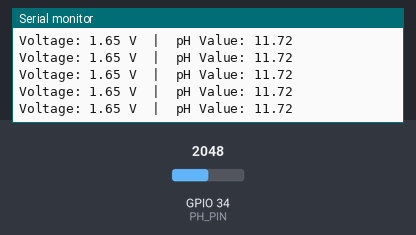
A sketch run on a simulated ESP32. Shown: the last lines printed to the serial monitor. Inputs (shaded band) come from the test bench; at power-on: GPIO 34 (PH_PIN) = 2048.

Above: at 1.2 s.
1.3 s: GPIO 34 (PH_PIN) set to 2866
At 1.56 s:
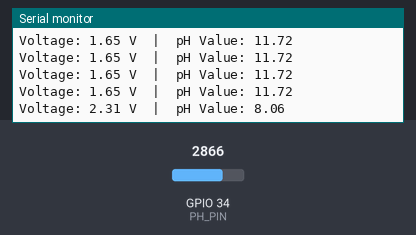
2.8 s: GPIO 34 (PH_PIN) set to 3603
At 2.96 s:
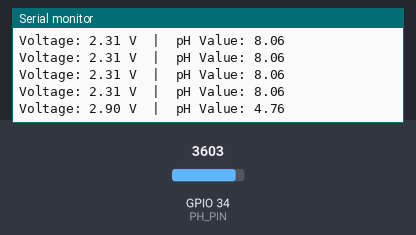
Timing chart, 0 to 5.8 s (numbered marks = the images above; inputs shaded):
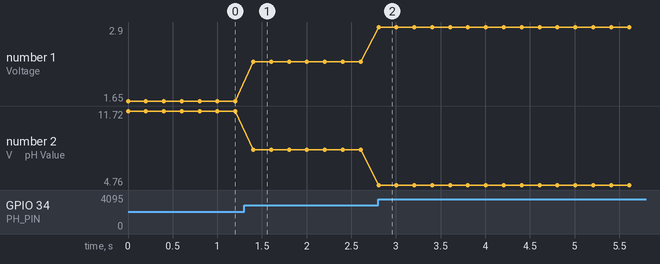

The sketch:

PH.ino
```cpp
#define PH_PIN 34      // Analog pin connected to pH sensor
float voltage = 0.0;
float phValue = 0.0;

void setup()
{
  Serial.begin(115200);
  pinMode(PH_PIN, INPUT);
}

void loop()
{
  int sensorValue = analogRead(PH_PIN);   // Read analog value

  voltage = sensorValue * (3.3 / 4095.0); // Convert to voltage (ESP32 ADC)

  // Convert voltage to pH value
  // Formula depends on sensor calibration
  phValue = 7 + ((2.5 - voltage) / 0.18);

  Serial.print("Voltage: ");
  Serial.print(voltage);
  Serial.print(" V  |  pH Value: ");
  Serial.println(phValue);

  delay(200); // wait 2 seconds
}
```

Measured:
- after the input at 1.3 s, the serial monitor: prints a new line after 0.10 s (image 1)
- after the input at 2.8 s, the serial monitor: prints a new line at once (image 2)
- plotted number 1: 1.65 → 2.31 after the input at 1.3 s, 2.31 → 2.9 after the input at 2.8 s
- plotted number 2: 11.72 → 8.06 after the input at 1.3 s, 8.06 → 4.76 after the input at 2.8 s
